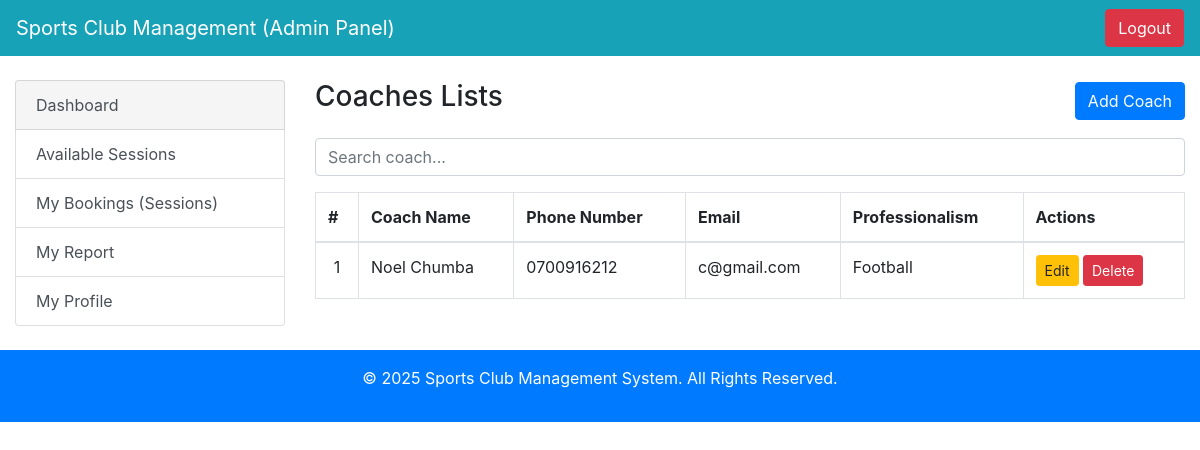
Page /coaches-lists.php on the committed database.
### tables this page shows
CREATE TABLE `coaches` (
  `coach_id` int(11) NOT NULL,
  `coach_name` varchar(255) NOT NULL,
  `phone` varchar(20) NOT NULL,
  `email` varchar(255) NOT NULL,
  `professionalism` varchar(255) NOT NULL,
  `club_id` int(11) NOT NULL,
  `password` varchar(120) NOT NULL,
  `created_at` timestamp NOT NULL DEFAULT current_timestamp()
);

### coaches-lists.php (the view, shortened to what this page needs)
<?php
include_once("includes/connection.php");
$cnt = 1;
$dis = mysqli_query($conn, "SELECT * FROM coaches");
$rows = [];
while ($row = mysqli_fetch_array($dis)) {
    $rows[] = $row;
}
?>
<!DOCTYPE html>
<html lang="en">
<head>
  <link href="https://stackpath.bootstrapcdn.com/bootstrap/4.5.2/css/bootstrap.min.css" rel="stylesheet">
</head>
<body>
  <nav class="navbar navbar-expand-lg navbar-dark bg-info">
    <a class="navbar-brand" href="#">Sports Club Management (Admin Panel)</a>
    <div class="collapse navbar-collapse" id="navbarNav">
      <ul class="navbar-nav ml-auto">
        <li class="nav-item">
          <button class="btn btn-danger"><a href="login.php" style="color:white;">Logout</a></button>
        </li>
      </ul>
    </div>
  </nav>
  <div class="container-fluid mt-4">
    <div class="row">
      <div class="col-md-3">
        <?php include_once("includes/sidebar.php"); ?>
      </div>
      <div class="col-md-9">
        <div class="d-flex justify-content-between align-items-center mb-3">
          <h3>Coaches Lists</h3>
          <button class="btn btn-primary" data-toggle="modal" data-target="#addCoachModal">Add Coach</button>
        </div>
        <div class="mb-3">
          <input type="text" id="searchInput" class="form-control" placeholder="Search coach...">
        </div>
        <table class="table table-bordered" id="coachTable">
    <thead>
        <tr>
            <th>#</th>
            <th>Coach Name</th>
            <th>Phone Number</th>
            <th>Email</th>
            <th>Professionalism</th>
            <th>Actions</th>
        </tr>
    </thead>
    <tbody>
        <?php foreach ($rows as $row): ?>
            <tr>
                <td class="text-center"><?php echo $cnt; ?></td>
                <td><?php echo htmlspecialchars($row['coach_name']); ?></td>
                <td><?php echo htmlspecialchars($row['phone']); ?></td>
                <td><?php echo htmlspecialchars($row['email']); ?></td>
                <td><?php echo htmlspecialchars($row['professionalism']); ?></td>
                <td>
                    <a class="btn btn-warning btn-sm" href="editcoach.php?coach_id=<?php echo $row['coach_id']; ?>">Edit</a>
                    <a class="btn btn-danger btn-sm" href="deletecoach.php?coach_id=<?php echo $row['coach_id']; ?>" onclick="return confirm('Are you sure you want to delete this Coach?')">Delete</a>
                </td>
            </tr>
            <?php $cnt++; ?>
        <?php endforeach; ?>
    </tbody>
</table>
      </div>
    </div>
  </div>
  <?php include_once("includes/footer.php"); ?>
</body>
</html>

### rows in the picture
coaches: coach_name "Noel Chumba", phone "0700916212", email "c@gmail.com", professionalism "Football"
